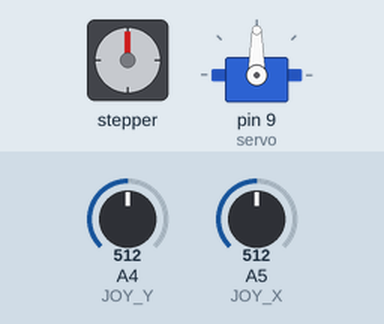
Simulated run of this sketch. Board: Arduino Uno, built with avr-gcc and run on an emulated ATmega328P. On the bench: stepper motor, servo. Wiring (inferred from the names in the program): stepper motor driver (200 steps per turn assumed): step pin 7; direction pin 6. The inputs (shaded band) are chosen by the test bench; at power-on: A4 (JOY_Y) = 512, A5 (JOY_X) = 512.

Above: at 1.2 s.
1.3 s: A4 (JOY_Y) set to 591
2.8 s: A4 (JOY_Y) set to 609
At 3.25 s:
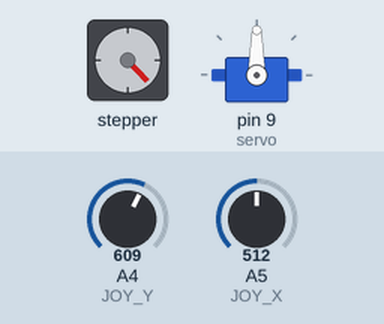
5.8 s: A4 (JOY_Y) set to 590
At 6.6 s:
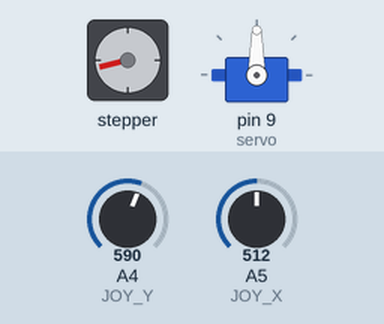
7.3 s: A4 (JOY_Y) set to 610
At 7.75 s:
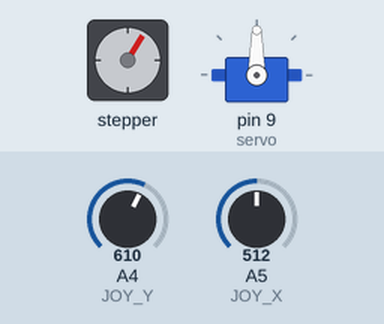
10.3 s: A4 (JOY_Y) set to 511
At 11.2 s:
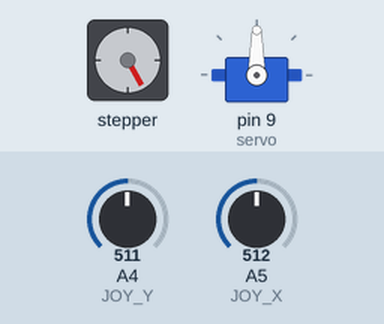
Timing chart, 0 to 12.8 s (numbered marks = the images above; inputs shaded):
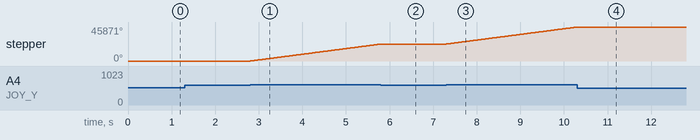

The sketch:

stepper_control_vertical_joystick.ino
```cpp
#include <Servo.h>

#define DIR_PIN 6    // DIR- on TB6600
#define PUL_PIN 7    // PUL- on TB6600
#define JOY_X   A5   // Joystick X axis
#define JOY_Y   A4   // Joystick Y axis

Servo servo;

const int btnA = 4;
const int btnB = 5;

int currentSpeed = 90;
const int rampDelay = 5;

void setup() {
  pinMode(DIR_PIN, OUTPUT);
  pinMode(PUL_PIN, OUTPUT);
  digitalWrite(DIR_PIN, LOW);
  servo.attach(9);
  pinMode(btnA, INPUT_PULLUP);
  pinMode(btnB, INPUT_PULLUP);
  servo.write(90);
}

void loop() {
  int joyX = analogRead(JOY_X);  // 0–1023, center ~512
  int joyY = analogRead(JOY_Y);  // 0–1023, center ~512

  // --- STEPPER (Y axis → direction + run/stop) ---
  if (joyY > 600) {
    digitalWrite(DIR_PIN, HIGH);   // Forward
    digitalWrite(PUL_PIN, HIGH);
    delayMicroseconds(5);
    digitalWrite(PUL_PIN, LOW);
    delayMicroseconds(5);
  }
  else if (joyY < 400) {
    digitalWrite(DIR_PIN, LOW);    // Reverse
    digitalWrite(PUL_PIN, HIGH);
    delayMicroseconds(5);
    digitalWrite(PUL_PIN, LOW);
    delayMicroseconds(5);
  }
  // // else: centered → stepper stops

  // // --- SERVO (X axis → position) ---
  // int servoTarget = map(joyX, 0, 1023, 0, 180);

  // if (servoTarget > currentSpeed) {
  //   currentSpeed += 2;
  // } else if (servoTarget < currentSpeed) {
  //   currentSpeed -= 2;
  // }

  // // Buttons still work as manual override
  // if (digitalRead(btnA) == LOW && currentSpeed < 180) {
  //   currentSpeed += 2;
  // }
  // if (digitalRead(btnB) == LOW && currentSpeed > 0) {
  //   currentSpeed -= 2;
  // }

  // servo.write(currentSpeed);
  // delay(rampDelay);
}
```

testjoystick.c
```cpp
#include <Servo.h>

// =========================
// PIN DEFINITIONS
// =========================
#define DIR_H        12   // Horizontal DIR (PB6)
#define DIR_Y        6    // Y-Axis DIR
#define PUL_H        13   // Horizontal PUL (PB7)
#define PUL_Y        7    // Y-Axis PUL (PH4)
#define JOY_Y        A4   // Joystick Y axis
#define JOY_X        A5   // Joystick X axis

Servo servo;
const int btnA = 4;
const int btnB = 5;
int currentSpeed = 90;
const int rampDelay = 5;

void setup() {
  pinMode(DIR_H, OUTPUT);
  pinMode(DIR_Y, OUTPUT);
  pinMode(PUL_H, OUTPUT);
  pinMode(PUL_Y, OUTPUT);
  digitalWrite(DIR_H, LOW);
  digitalWrite(DIR_Y, LOW);

  servo.attach(9);
  pinMode(btnA, INPUT_PULLUP);
  pinMode(btnB, INPUT_PULLUP);
  servo.write(90);
}

void loop() {
  int joyY     = analogRead(JOY_Y);
  int joyX     = analogRead(JOY_X);
  int deadLow  = 470;
  int deadHigh = 550;

  // =========================
  // JOYSTICK Y -> Y-AXIS STEPPER
  // =========================
  if (joyY > deadHigh) {
    digitalWrite(DIR_Y, HIGH);
    int pulseDelay = map(joyY, deadHigh, 1023, 1200, 200);
    pulseDelay = constrain(pulseDelay, 200, 1200);
    digitalWrite(PUL_Y, HIGH);
    delayMicroseconds(pulseDelay);
    digitalWrite(PUL_Y, LOW);
    delayMicroseconds(pulseDelay);
  }
  else if (joyY < deadLow) {
    digitalWrite(DIR_Y, LOW);
    int pulseDelay = map(joyY, 0, deadLow, 200, 1200);
    pulseDelay = constrain(pulseDelay, 200, 1200);
    digitalWrite(PUL_Y, HIGH);
    delayMicroseconds(pulseDelay);
    digitalWrite(PUL_Y, LOW);
    delayMicroseconds(pulseDelay);
  }
  // else: center = stop, no pulse

  // =========================
  // JOYSTICK X -> HORIZONTAL STEPPER
  // =========================
  if (joyX > deadHigh) {
    digitalWrite(DIR_H, HIGH);
    int pulseDelay = map(joyX, deadHigh, 1023, 1200, 200);
    pulseDelay = constrain(pulseDelay, 200, 1200);
    digitalWrite(PUL_H, HIGH);
    delayMicroseconds(pulseDelay);
    digitalWrite(PUL_H, LOW);
    delayMicroseconds(pulseDelay);
  }
  else if (joyX < deadLow) {
    digitalWrite(DIR_H, LOW);
    int pulseDelay = map(joyX, 0, deadLow, 200, 1200);
    pulseDelay = constrain(pulseDelay, 200, 1200);
    digitalWrite(PUL_H, HIGH);
    delayMicroseconds(pulseDelay);
    digitalWrite(PUL_H, LOW);
    delayMicroseconds(pulseDelay);
  }
  // else: center = stop, no pulse

  // =========================
  // BUTTONS -> SERVO CONTROL
  // =========================
  if (digitalRead(btnA) == LOW && currentSpeed < 180) {
    currentSpeed += 2;
    servo.write(currentSpeed);
    delay(rampDelay);
  }
  if (digitalRead(btnB) == LOW && currentSpeed > 0) {
    currentSpeed -= 2;
    servo.write(currentSpeed);
    delay(rampDelay);
  }
}
```

Measured:
- the behaviour switches between 600 and 601 on A4 (JOY_Y) (found by bisection; images 0 and 1)
- after the input at 1.3 s, every drawn part: stays the same
- after the input at 2.8 s, stepper: keeps turning clockwise at about 7646°/s, starting at once
- after the input at 5.8 s, stepper: stops changing and stays 22935°
- after the input at 7.3 s, stepper: keeps turning clockwise at about 7646°/s, starting at once
- after the input at 10.3 s, stepper: stops changing and stays 45871°
